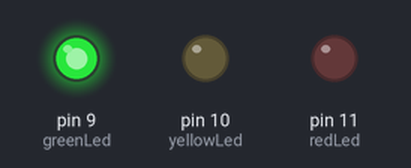
Simulated run of this sketch. Board: Arduino Uno, built with avr-gcc and run on an emulated ATmega328P. Shown: output pins drawn as LEDs (lit = HIGH).

Above: at 0.3 s.
At 0.9 s:
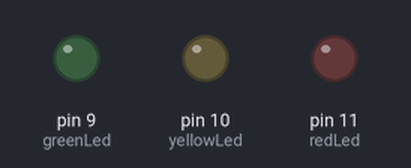
At 1.5 s:
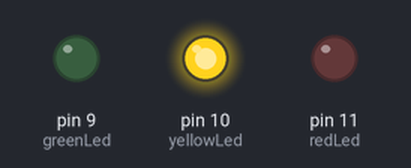
At 2.7 s:
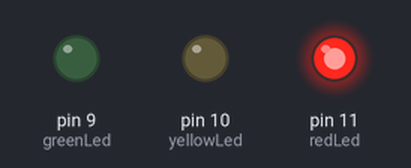
At 4.5 s:
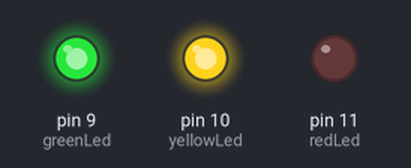
At 5.4 s:
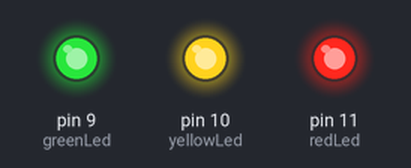
Timing chart, 0 to 7.0 s (numbered marks = the images above):
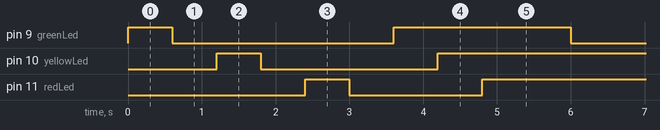

The sketch:

3_led_blink1.ino
```cpp
/*
3-LED Blink

int greenLed = 9; // set pin 9 to a variable

The following code turns a set of 3 LEDs on and off in a sequential pattern

By Louis Ortiz

*/

int greenLed = 9;
int yellowLed = 10;
int redLed = 11; // create global variable for out LEDs
int time = 600;

void setup()
{
  pinMode(greenLed, OUTPUT); // set green LED to a output
  pinMode(yellowLed, OUTPUT); // set yellow LED to a output
  pinMode(redLed, OUTPUT); // set red LED to a output
}

void loop()
{
  digitalWrite(greenLed, 180); // turn on green LED
  delay(time); // Wait for 1000 millisecond(s)
  digitalWrite(greenLed, LOW); // turn off green LED
  delay(time); // Wait for 1000 millisecond(s)
  digitalWrite(yellowLed, 255); // turn on yellow LED
  delay(time); // Wait for 1000 millisecond(s)
  digitalWrite(yellowLed, LOW); // turn off yellow LED
  delay(time); // Wait for 1000 millisecond(s)
  digitalWrite(redLed, 170); // turn on red LED
  delay(time); // Wait for 1000 millisecond(s)
  digitalWrite(redLed, LOW); // turn off red LED
  delay(time); // Wait for 1000 millisecond(s)
  digitalWrite(greenLed, 180); // turn off green LED
  delay(time); // Wait for 1000 millisecond(s)
  digitalWrite(yellowLed, 255); // turn off yellow LED
  delay(time); // Wait for 1000 millisecond(s)
  digitalWrite(redLed, 170); // turn off red LED
  delay(time); // Wait for 1000 millisecond(s)
}
```

Measured:
- by itself, pin 9 (greenLed): repeats every 5.4 s: LOW 3.0 s, HIGH 2.4 s
- by itself, pin 10 (yellowLed): repeats every 5.4 s: LOW 2.4 s, HIGH 3.0 s
- by itself, pin 11 (redLed): repeats every 5.4 s: LOW 1.8 s, HIGH 3.6 s
